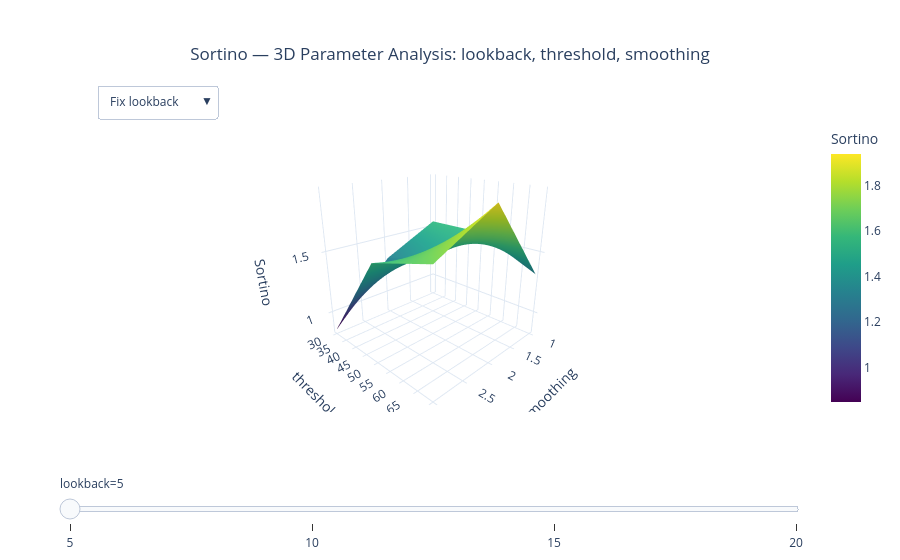

Source (notebook cell):
### Markdown cell above
---
## Test 3: 3D Interactive Visualization

We need a module with 3+ parameters. We'll use `_extract_parameter_grid` + `analyze_nd_parameters` + `plot_3d_parameter_interactive` directly, since cumulative_rsi only has 2 params.

**For this test, we use synthetic data** to guarantee a 3-param grid.

**Expected**:
- Dropdown with 3 options: "Fix param1", "Fix param2", "Fix param3"
- Slider steps through values of the fixed parameter
- Surface updates to show remaining 2 params vs metric
- Axes update dynamically

### Code cell
from metrics.plotting.parameter_plots import plot_3d_parameter_interactive

# Synthetic 3D results DataFrame
rows_3d = []
rng = np.random.RandomState(42)
for p1 in [5, 10, 15, 20]:
    for p2 in [30, 50, 70]:
        for p3 in [1, 2, 3]:
            rows_3d.append({
                'param1_value': p1,
                'param2_value': p2,
                'param3_value': p3,
                'sortino': 1.0 + (p1/20) + (p2/100) - (p3*0.1) + rng.randn()*0.2,
                'n_samples': 200 + rng.randint(-50, 50),
                'max_drawdown': -0.05 - rng.rand()*0.1,
            })

df_3d = pd.DataFrame(rows_3d)
print(f"3D DataFrame: {df_3d.shape}")
print(f"Param1 values: {sorted(df_3d.param1_value.unique())}")
print(f"Param2 values: {sorted(df_3d.param2_value.unique())}")
print(f"Param3 values: {sorted(df_3d.param3_value.unique())}")

fig_3d = plot_3d_parameter_interactive(
    df=df_3d,
    param_names=['lookback', 'threshold', 'smoothing'],
    metric='sortino',
    show_plot=True,
    plot_type='surface'
)

### Figure 1 — Plotly figure (JSON) as saved in the notebook; plotly's stock layout.template omitted (floating-point values rounded to 4 significant figures)
{"data": [{"colorbar": {"title": {"text": "Sortino"}}, "colorscale": [[0, "#440154"], [0.1111, "#482878"], [0.2222, "#3e4989"], [0.3333, "#31688e"], [0.4444, "#26828e"], [0.5556, "#1f9e89"], [0.6667, "#35b779"], [0.7778, "#6ece58"], [0.8889, "#b5de2b"], [1, "#fde725"]], "connectgaps": true, "showscale": true, "type": "surface", "visible": true, "x": [1, 2, 3], "y": [30, 50, 70], "z": [[1.549, 1.322, 0.8478], [1.551, 1.456, 1.559], [1.327, 1.94, 1.694]]}, {"colorbar": {"title": {"text": "Sortino"}}, "colorscale": [[0, "#440154"], [0.1111, "#482878"], [0.2222, "#3e4989"], [0.3333, "#31688e"], [0.4444, "#26828e"], [0.5556, "#1f9e89"], [0.6667, "#35b779"], [0.7778, "#6ece58"], [0.8889, "#b5de2b"], [1, "#fde725"]], "connectgaps": true, "showscale": true, "type": "surface", "visible": false, "x": [1, 2, 3], "y": [30, 50, 70], "z": [[1.546, 1.495, 1.883], [1.872, 1.793, 1.593], [2.099, 2.042, 1.508]]}, {"colorbar": {"title": {"text": "Sortino"}}, "colorscale": [[0, "#440154"], [0.1111, "#482878"], [0.2222, "#3e4989"], [0.3333, "#31688e"], [0.4444, "#26828e"], [0.5556, "#1f9e89"], [0.6667, "#35b779"], [0.7778, "#6ece58"], [0.8889, "#b5de2b"], [1, "#fde725"]], "connectgaps": true, "showscale": true, "type": "surface", "visible": false, "x": [1, 2, 3], "y": [30, 50, 70], "z": [[1.514, 1.641, 1.907], [2.681, 2.518, 2.164], [1.975, 1.977, 2.336]]}, {"colorbar": {"title": {"text": "Sortino"}}, "colorscale": [[0, "#440154"], [0.1111, "#482878"], [0.2222, "#3e4989"], [0.3333, "#31688e"], [0.4444, "#26828e"], [0.5556, "#1f9e89"], [0.6667, "#35b779"], [0.7778, "#6ece58"], [0.8889, "#b5de2b"], [1, "#fde725"]], "connectgaps": true, "showscale": true, "type": "surface", "visible": false, "x": [1, 2, 3], "y": [30, 50, 70], "z": [[2.336, 2.066, 2.233], [2.59, 2.645, 2.013], [2.757, 2.47, 2.207]]}, {"colorbar": {"title": {"text": "Sortino"}}, "colorscale": [[0, "#440154"], [0.1111, "#482878"], [0.2222, "#3e4989"], [0.3333, "#31688e"], [0.4444, "#26828e"], [0.5556, "#1f9e89"], [0.6667, "#35b779"], [0.7778, "#6ece58"], [0.8889, "#b5de2b"], [1, "#fde725"]], "connectgaps": true, "showscale": true, "type": "surface", "visible": false, "x": [1, 2, 3], "y": [5, 10, 15, 20], "z": [[1.549, 1.322, 0.8478], [1.546, 1.495, 1.883], [1.514, 1.641, 1.907], [2.336, 2.066, 2.233]]}, {"colorbar": {"title": {"text": "Sortino"}}, "colorscale": [[0, "#440154"], [0.1111, "#482878"], [0.2222, "#3e4989"], [0.3333, "#31688e"], [0.4444, "#26828e"], [0.5556, "#1f9e89"], [0.6667, "#35b779"], [0.7778, "#6ece58"], [0.8889, "#b5de2b"], [1, "#fde725"]], "connectgaps": true, "showscale": true, "type": "surface", "visible": false, "x": [1, 2, 3], "y": [5, 10, 15, 20], "z": [[1.551, 1.456, 1.559], [1.872, 1.793, 1.593], [2.681, 2.518, 2.164], [2.59, 2.645, 2.013]]}, {"colorbar": {"title": {"text": "Sortino"}}, "colorscale": [[0, "#440154"], [0.1111, "#482878"], [0.2222, "#3e4989"], [0.3333, "#31688e"], [0.4444, "#26828e"], [0.5556, "#1f9e89"], [0.6667, "#35b779"], [0.7778, "#6ece58"], [0.8889, "#b5de2b"], [1, "#fde725"]], "connectgaps": true, "showscale": true, "type": "surface", "visible": false, "x": [1, 2, 3], "y": [5, 10, 15, 20], "z": [[1.327, 1.94, 1.694], [2.099, 2.042, 1.508], [1.975, 1.977, 2.336], [2.757, 2.47, 2.207]]}, {"colorbar": {"title": {"text": "Sortino"}}, "colorscale": [[0, "#440154"], [0.1111, "#482878"], [0.2222, "#3e4989"], [0.3333, "#31688e"], [0.4444, "#26828e"], [0.5556, "#1f9e89"], [0.6667, "#35b779"], [0.7778, "#6ece58"], [0.8889, "#b5de2b"], [1, "#fde725"]], "connectgaps": true, "showscale": true, "type": "surface", "visible": false, "x": [30, 50, 70], "y": [5, 10, 15, 20], "z": [[1.549, 1.551, 1.327], [1.546, 1.872, 2.099], [1.514, 2.681, 1.975], [2.336, 2.59, 2.757]]}, {"colorbar": {"title": {"text": "Sortino"}}, "colorscale": [[0, "#440154"], [0.1111, "#482878"], [0.2222, "#3e4989"], [0.3333, "#31688e"], [0.4444, "#26828e"], [0.5556, "#1f9e89"], [0.6667, "#35b779"], [0.7778, "#6ece58"], [0.8889, "#b5de2b"], [1, "#fde725"]], "connectgaps": true, "showscale": true, "type": "surface", "visible": false, "x": [30, 50, 70], "y": [5, 10, 15, 20], "z": [[1.322, 1.456, 1.94], [1.495, 1.793, 2.042], [1.641, 2.518, 1.977], [2.066, 2.645, 2.47]]}, {"colorbar": {"title": {"text": "Sortino"}}, "colorscale": [[0, "#440154"], [0.1111, "#482878"], [0.2222, "#3e4989"], [0.3333, "#31688e"], [0.4444, "#26828e"], [0.5556, "#1f9e89"], [0.6667, "#35b779"], [0.7778, "#6ece58"], [0.8889, "#b5de2b"], [1, "#fde725"]], "connectgaps": true, "showscale": true, "type": "surface", "visible": false, "x": [30, 50, 70], "y": [5, 10, 15, 20], "z": [[0.8478, 1.559, 1.694], [1.883, 1.593, 1.508], [1.907, 2.164, 2.336], [2.233, 2.013, 2.207]]}], "layout": {"margin": {"b": 100, "l": 60, "r": 60, "t": 120}, "scene": {"aspectmode": "auto", "camera": {"center": {"x": 0, "y": 0, "z": 0}, "eye": {"x": 1.5, "y": 1.5, "z": 0.8}, "up": {"x": 0, "y": 0, "z": 1}}, "xaxis": {"title": {"text": "smoothing"}}, "yaxis": {"title": {"text": "threshold"}}, "zaxis": {"title": {"text": "Sortino"}}}, "sliders": [{"active": 0, "currentvalue": {"prefix": "lookback="}, "pad": {"t": 60}, "steps": [{"args": [{"visible": [true, false, false, false, false, false, false, false, false, false]}], "label": "5", "method": "update"}, {"args": [{"visible": [false, true, false, false, false, false, false, false, false, false]}], "label": "10", "method": "update"}, {"args": [{"visible": [false, false, true, false, false, false, false, false, false, false]}], "label": "15", "method": "update"}, {"args": [{"visible": [false, false, false, true, false, false, false, false, false, false]}], "label": "20", "method": "update"}]}], "title": {"text": "Sortino — 3D Parameter Analysis: lookback, threshold, smoothing", "x": 0.5}, "updatemenus": [{"active": 0, "buttons": [{"args": [{"visible": [true, false, false, false, false, false, false, false, false, false]}, {"scene.xaxis.title": "smoothing", "scene.yaxis.title": "threshold", "scene.zaxis.title": "Sortino"}], "label": "Fix lookback", "method": "update"}, {"args": [{"visible": [false, false, false, false, true, false, false, false, false, false]}, {"scene.xaxis.title": "smoothing", "scene.yaxis.title": "lookback", "scene.zaxis.title": "Sortino"}], "label": "Fix threshold", "method": "update"}, {"args": [{"visible": [false, false, false, false, false, false, false, true, false, false]}, {"scene.xaxis.title": "threshold", "scene.yaxis.title": "lookback", "scene.zaxis.title": "Sortino"}], "label": "Fix smoothing", "method": "update"}], "direction": "down", "type": "dropdown", "x": 0.05, "xanchor": "left", "y": 1.12, "yanchor": "top"}]}}
